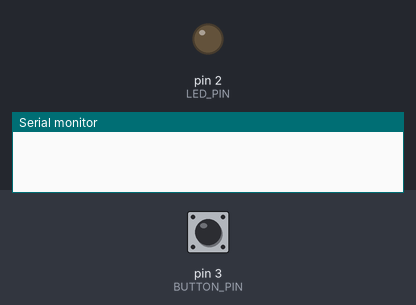
This sketch was run on a simulated Arduino Uno, built with avr-gcc and run on an emulated ATmega328P. Parts: output pins drawn as LEDs (lit = HIGH), the last lines printed to the serial monitor. Dashed ring = blinking. Inputs (shaded band) come from the test bench; at power-on: pin 3 (BUTTON_PIN) HIGH.

Above: at 1.2 s.
1.3 s: pin 3 (BUTTON_PIN) pulled LOW for 1 s
At 2.35 s:
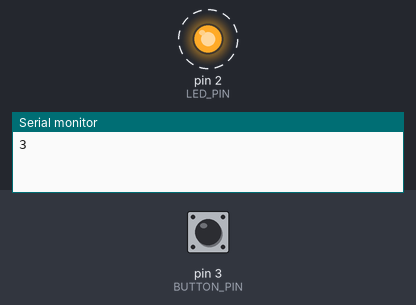
Timing chart, 0 to 10.4 s (numbered marks = the images above; inputs shaded):
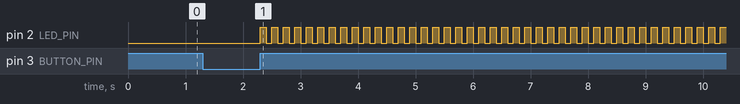

Measured:
- after the input at 1.3 s, pin 2 (LED_PIN): alternates HIGH for 0.10 s and LOW for 0.10 s, starting after 1.0 s

The sketch:

bp_led_lp.ino
```cpp
// ######## CONST ########
const int BUTTON_PIN = 3;           // the number of the pushbutton pin
const int LED_PIN =  2;             // the number of the LED pin
const String CONST_ID = "01";       // the main Id
const String CONST_TYPE = "01";     // the id of press button

// ######## DEF ########
#define LONGPRESS_LEN    40         // Min nr of loops for a long press
#define DELAY            20         // Delay per loop in ms
#define DELAY_BLINK      50000
// ######## VAR ########
int buttonState = 0;                // variable for reading the pushbutton status
int ledState = 0;                   // variable for the led state
int currenteState = 0;              // temp variable
int button_pressed_counter;         // press running duration
boolean button_was_pressed;         // previous state

boolean serialReadTemp = false;
boolean isSync = false;
// ######## ENUM ########
enum {
    EV_NONE=0,
    EV_SHORTPRESS,
    EV_LONGPRESS
};

enum {
    VAL_OFF = 0,
    VAL_ON = 1,
    VAL_DESC = 2,
    VAL_SYNC = 3,
    VAL_END_SYNC = 4,
    VAL_WAIT_SYNC = 5
};
// ######## SETUP ########
void setup() {
    Serial.begin(9600);
    pinMode(LED_PIN, OUTPUT);          // initialize the LED pin as an output:
    pinMode(BUTTON_PIN, INPUT);        // initialize the pushbutton pin as an input:
    button_was_pressed = false;        // initialize the pushbutton to false (not pressed)
    button_pressed_counter = 0;        // initialize the pusbutton counter
}

// ######## LOOP ########
void loop(){
    int eventResult = handle_button();
    int serialReadTemp = Serial.read();
    if(serialReadTemp == 51)            // 51 is Hexa symbol for 3
    {
        turnBlink();
    }
    else if(serialReadTemp == 48)       // 48 is Hexa symbol for 0
    {
      turnOff();
    }
    switch(eventResult){
        case EV_NONE:               // if nothing append
            //TODO : Ne rien faire de particulier, ou attendre la fin d'une synchronisation

            break;
        case EV_SHORTPRESS:         // if short press
            //TODO : Allumer ou éteindre la LED (a check)
            if(digitalRead(LED_PIN) == HIGH)
                    turnOff();
            else
                    turnOn();
            break;
        case EV_LONGPRESS:          // if long press
            //TODO : Faire clignoter la LED et attendre la fin d'une synchronisation.
            syncArduino();
            turnBlink();
            break;
    }
    delay(DELAY);
}

// ####### Function ########
int handle_button(){
    int event;
    int button_now_pressed = !digitalRead(BUTTON_PIN); // pin low -> pressed

    if (!button_now_pressed && button_was_pressed) {
        if (button_pressed_counter < LONGPRESS_LEN)
            event = EV_SHORTPRESS;
        else
            event = EV_LONGPRESS;
    }
    else
        event = EV_NONE;

    if (button_now_pressed)
        ++button_pressed_counter;
    else
        button_pressed_counter = 0;

    button_was_pressed = button_now_pressed;
    return event;
}

// ######## METHODES ########
// turn LED on:
void turnOn(){
    digitalWrite(LED_PIN, HIGH);
    Serial.println(VAL_ON);
}

// turn LED Off:
void turnOff(){
    digitalWrite(LED_PIN, LOW);
    Serial.println(VAL_OFF);
}
void syncArduino(){
    Serial.println(VAL_SYNC);
}
void turnBlink(){
    for (int i=0; i <= 255; i++){
        if(!isSync){
            if(serialReadTemp != VAL_END_SYNC){
                int serialReadTemp = Serial.read();

                if (serialReadTemp == 52){      // 52 is Hexa Symbol for 4
                    isSync = true;
                }
                digitalWrite(LED_PIN, HIGH);    // turn the LED on
                delay(100);                     // wait for a second
                digitalWrite(LED_PIN, LOW);     // turn the LED off
                delay(100);                     // wait for a second
            }
        }
        else{
            Serial.println(VAL_END_SYNC);
            break;
        }
    }
    isSync = false;
}
```
